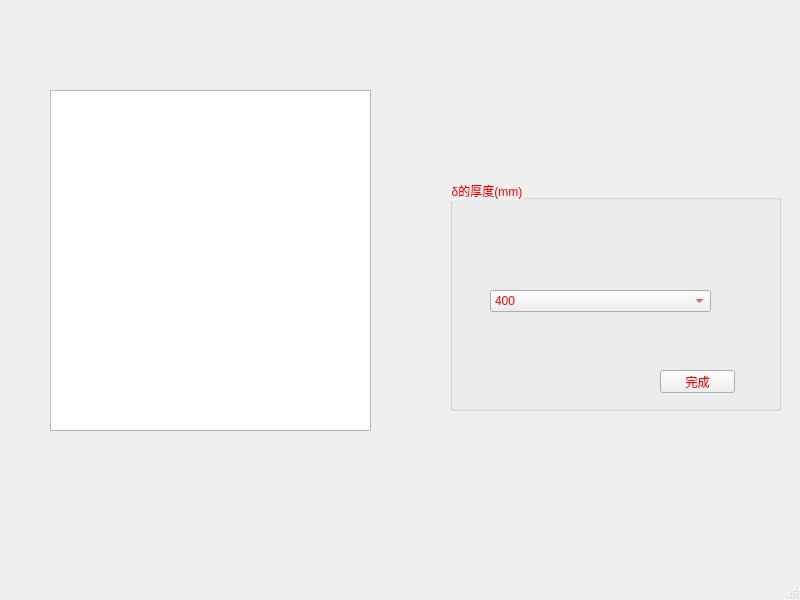
<?xml version="1.0" encoding="UTF-8"?>
<ui version="4.0">
 <class>MainWindow</class>
 <widget class="QMainWindow" name="MainWindow">
  <property name="geometry">
   <rect>
    <x>0</x>
    <y>0</y>
    <width>800</width>
    <height>600</height>
   </rect>
  </property>
  <property name="windowTitle">
   <string>MainWindow</string>
  </property>
  <widget class="QWidget" name="centralwidget">
   <widget class="QGroupBox" name="groupBox">
    <property name="geometry">
     <rect>
      <x>450</x>
      <y>180</y>
      <width>331</width>
      <height>231</height>
     </rect>
    </property>
    <property name="styleSheet">
     <string notr="true">color: rgb(255, 0, 0);
font: 8pt &quot;楷体&quot;;</string>
    </property>
    <property name="title">
     <string>δ的厚度(mm)</string>
    </property>
    <widget class="QComboBox" name="comboBox">
     <property name="geometry">
      <rect>
       <x>40</x>
       <y>110</y>
       <width>221</width>
       <height>22</height>
      </rect>
     </property>
     <item>
      <property name="text">
       <string>400</string>
      </property>
     </item>
     <item>
      <property name="text">
       <string>350</string>
      </property>
     </item>
     <item>
      <property name="text">
       <string>300</string>
      </property>
     </item>
     <item>
      <property name="text">
       <string>250</string>
      </property>
     </item>
     <item>
      <property name="text">
       <string>200</string>
      </property>
     </item>
    </widget>
    <widget class="QPushButton" name="fff">
     <property name="geometry">
      <rect>
       <x>210</x>
       <y>190</y>
       <width>75</width>
       <height>23</height>
      </rect>
     </property>
     <property name="text">
      <string>完成</string>
     </property>
    </widget>
   </widget>
   <widget class="QGraphicsView" name="graphicsView">
    <property name="geometry">
     <rect>
      <x>50</x>
      <y>90</y>
      <width>321</width>
      <height>341</height>
     </rect>
    </property>
    <property name="styleSheet">
     <string notr="true">border-image: url(:/wuding1/20.png);</string>
    </property>
   </widget>
  </widget>
  <widget class="QMenuBar" name="menubar">
   <property name="geometry">
    <rect>
     <x>0</x>
     <y>0</y>
     <width>800</width>
     <height>22</height>
    </rect>
   </property>
  </widget>
  <widget class="QStatusBar" name="statusbar"/>
 </widget>
 <resources>
  <include location="../pic/wuding.qrc"/>
 </resources>
 <connections/>
</ui>
